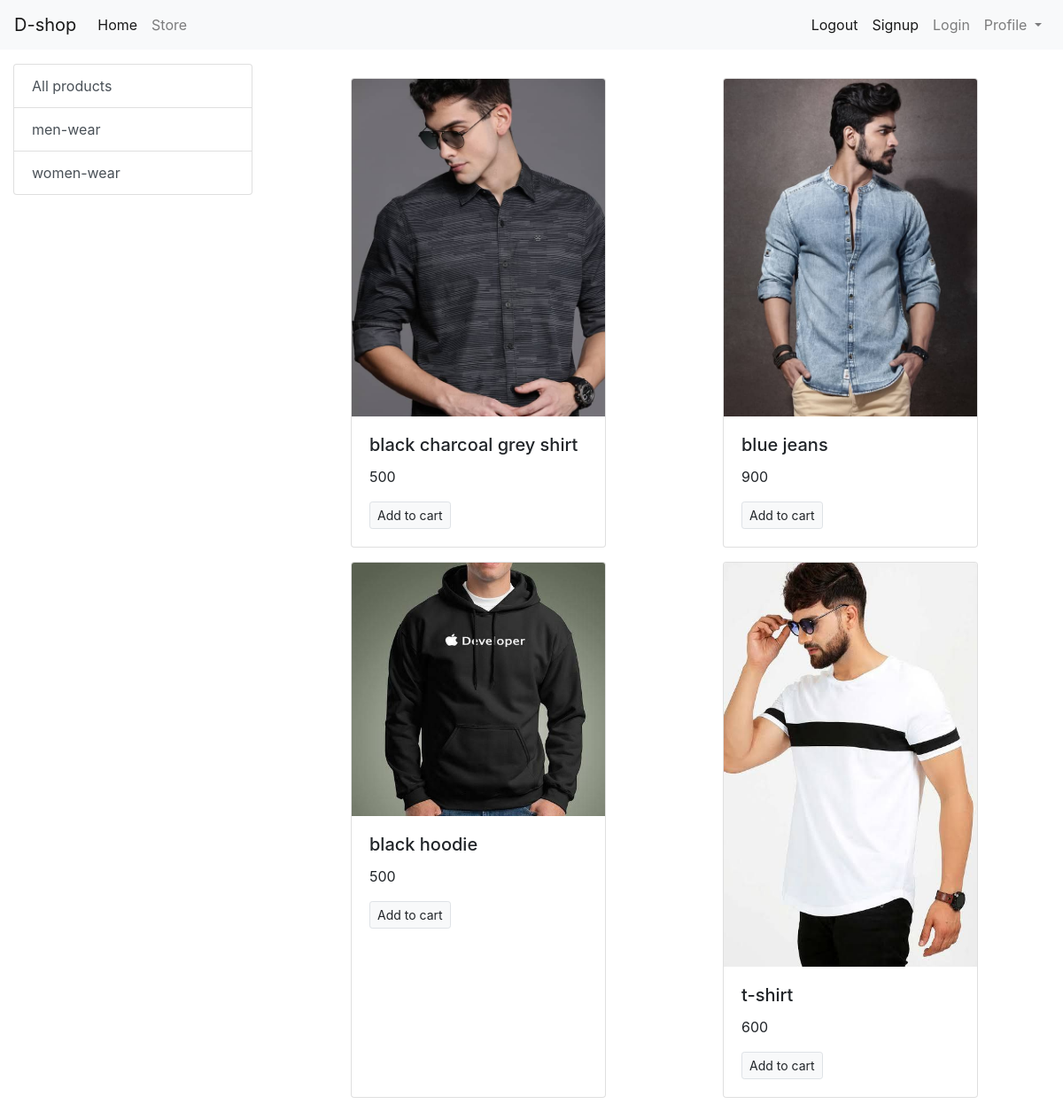
/?category=1, run on the app's committed database.
### store/models.py (models this page shows, shortened)
class Category(models.Model):
    name=models.CharField(max_length=20)
    @staticmethod
    def get_all_categories():
        return Category.objects.all()

class Product(models.Model):
    name=models.CharField(max_length=50)
    price=models.IntegerField(default=0)
    category= models.ForeignKey(Category, on_delete=models.CASCADE,default=1)
    description=models.CharField(max_length=200,default='',null=True,blank=True)
    image=models.ImageField(upload_to='uploads/products/')
    @staticmethod
    def get_all_products():
        return Product.objects.all()
    @staticmethod
    def get_all_products_by_categoryid(category_id):
        if category_id:
          return Product.objects.filter(category=category_id)
        else:
           return Product.get_all_products()

### store/views/home.py (the view, shortened to what this page needs)
# urls.py: path('',       Index.as_view(),name='homepage'),
class Index(View):
    def get(self,request):
         products=None
         products= Product.get_all_products()
         categories=Category.get_all_categories()
         categoryID=request.GET.get('category')
         if categoryID:
           products=Product.get_all_products_by_categoryid(categoryID)
         else:
          products=Product.get_all_products()
         data={}
         data['products']=products
         data['categories']=categories
         print('you are:',request.session.get('email'))
         return render(request, 'index.html',data)

### store/templates/index.html (shortened to what this page needs)
{% extends 'base.html' %}
{% block content%}
  <div class="container-fluid mt-3">
    <div class="row">
         <div class="col-lg-3 mx-auto">
             <div class="list-group">
              <a href="/" class="list-group-item list-group-item-action">All products</a>
              {%for category in categories%}
              <a href="/?category={{category.id}}" class="list-group-item list-group-item-action">{{category.name}}</a>
              {% endfor %}
             </div>
         </div>
      <div id='products' class="col-lg-9">
        <div class="container-fluid mt-3">
          <div class="row mx-auto">
            {% for product in products %}
            <div class="card mx-auto mb-3" style="width: 18rem;">
              <img src="{{product.image.url}}" class="card-img-top" alt="...">
              <div class="card-body">
                <h5 class="card-title">{{product.name}}</h5>
                <p class="card-text">{{product.price}}</p>
              <form action="/" method="POST">
                <input type="submit" class="btn btn-light border btn-sm" value="Add to cart">
              </form>
              </div>
            </div>
            {% endfor %}
            </div>
        </div>
      </div>
    </div>
  </div>
    {% endblock %}

### data on the page
Category: name "men-wear"
Category: name "women-wear"
Product: image (picture), name "black charcoal grey shirt", price "500"
Product: image (picture), name "blue jeans", price "900"
Product: image (picture), name "black hoodie", price "500"
Product: image (picture), name "t-shirt", price "600"
